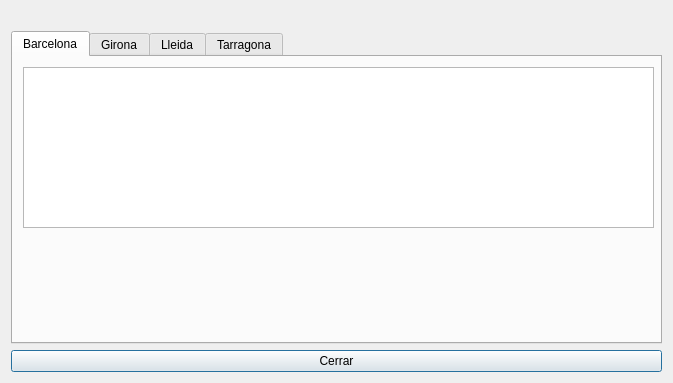
<?xml version="1.0" encoding="UTF-8"?>
<ui version="4.0">
 <class>AboutFapacBase</class>
 <widget class="QDialog" name="AboutFapacBase">
  <property name="geometry">
   <rect>
    <x>0</x>
    <y>0</y>
    <width>673</width>
    <height>383</height>
   </rect>
  </property>
  <property name="windowTitle">
   <string>About FAPAC</string>
  </property>
  <layout class="QVBoxLayout" name="verticalLayout">
   <item>
    <widget class="QLabel" name="label">
     <property name="text">
      <string/>
     </property>
     <property name="pixmap">
      <pixmap resource="gestionaula.qrc">:/ImgGestionAula/icons/fapac_logo.png</pixmap>
     </property>
    </widget>
   </item>
   <item>
    <widget class="QTabWidget" name="tabWidget">
     <property name="currentIndex">
      <number>0</number>
     </property>
     <widget class="QWidget" name="m_tabbarcelona">
      <attribute name="title">
       <string>Barcelona</string>
      </attribute>
      <widget class="QWidget" name="horizontalLayoutWidget">
       <property name="geometry">
        <rect>
         <x>10</x>
         <y>10</y>
         <width>631</width>
         <height>161</height>
        </rect>
       </property>
       <layout class="QHBoxLayout" name="horizontalLayout">
        <item>
         <widget class="QTextEdit" name="m_textbarcelona">
          <property name="html">
           <string>&lt;!DOCTYPE HTML PUBLIC &quot;-//W3C//DTD HTML 4.0//EN&quot; &quot;http://www.w3.org/TR/REC-html40/strict.dtd&quot;&gt;
&lt;html&gt;&lt;head&gt;&lt;meta name=&quot;qrichtext&quot; content=&quot;1&quot; /&gt;&lt;style type=&quot;text/css&quot;&gt;
p, li { white-space: pre-wrap; }
&lt;/style&gt;&lt;/head&gt;&lt;body style=&quot; font-family:'DejaVu Sans'; font-size:9pt; font-weight:400; font-style:normal;&quot;&gt;
&lt;p style=&quot;-qt-paragraph-type:empty; margin-top:0px; margin-bottom:0px; margin-left:0px; margin-right:0px; -qt-block-indent:0; text-indent:0px;&quot;&gt;&lt;/p&gt;&lt;/body&gt;&lt;/html&gt;</string>
          </property>
         </widget>
        </item>
       </layout>
      </widget>
     </widget>
     <widget class="QWidget" name="m_tabgirona">
      <attribute name="title">
       <string>Girona</string>
      </attribute>
      <widget class="QWidget" name="horizontalLayoutWidget_2">
       <property name="geometry">
        <rect>
         <x>10</x>
         <y>10</y>
         <width>631</width>
         <height>161</height>
        </rect>
       </property>
       <layout class="QHBoxLayout" name="horizontalLayout_2">
        <item>
         <widget class="QTextEdit" name="m_textgirona"/>
        </item>
       </layout>
      </widget>
     </widget>
     <widget class="QWidget" name="m_tablleida">
      <attribute name="title">
       <string>Lleida</string>
      </attribute>
      <widget class="QWidget" name="horizontalLayoutWidget_3">
       <property name="geometry">
        <rect>
         <x>10</x>
         <y>10</y>
         <width>631</width>
         <height>161</height>
        </rect>
       </property>
       <layout class="QHBoxLayout" name="horizontalLayout_3">
        <item>
         <widget class="QTextEdit" name="m_textlleida"/>
        </item>
       </layout>
      </widget>
     </widget>
     <widget class="QWidget" name="m_tabtarragona">
      <attribute name="title">
       <string>Tarragona</string>
      </attribute>
      <widget class="QWidget" name="horizontalLayoutWidget_4">
       <property name="geometry">
        <rect>
         <x>10</x>
         <y>10</y>
         <width>631</width>
         <height>161</height>
        </rect>
       </property>
       <layout class="QHBoxLayout" name="horizontalLayout_4">
        <item>
         <widget class="QTextEdit" name="m_texttarragona"/>
        </item>
       </layout>
      </widget>
     </widget>
    </widget>
   </item>
   <item>
    <widget class="QPushButton" name="m_cerrar">
     <property name="text">
      <string>Cerrar</string>
     </property>
    </widget>
   </item>
  </layout>
 </widget>
 <resources>
  <include location="gestionaula.qrc"/>
 </resources>
 <connections>
  <connection>
   <sender>m_cerrar</sender>
   <signal>clicked()</signal>
   <receiver>AboutFapacBase</receiver>
   <slot>close()</slot>
   <hints>
    <hint type="sourcelabel">
     <x>336</x>
     <y>360</y>
    </hint>
    <hint type="destinationlabel">
     <x>336</x>
     <y>191</y>
    </hint>
   </hints>
  </connection>
 </connections>
</ui>
